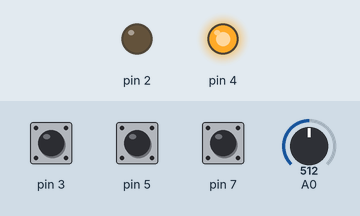
A sketch run on a simulated Arduino Uno, built with avr-gcc and run on an emulated ATmega328P. Shown: output pins drawn as LEDs (lit = HIGH). The test bench sets the inputs (shaded band); at power-on: pin 7 HIGH, pin 3 HIGH, pin 5 HIGH, A0 = 512.

Above: at 1.2 s.
1.3 s: pin 7 pulled LOW for 0.15 s
At 1.47 s:
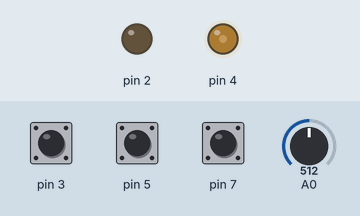
3.0 s: pin 7 pulled LOW for 1 s
At 3.8 s:
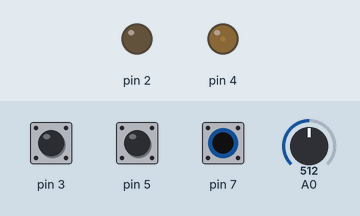
5.5 s: pin 7 pulled LOW for 3.2 s
At 10.0 s:
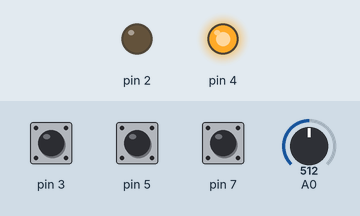
Timing chart, 0 to 11.5 s (numbered marks = the images above; inputs shaded):
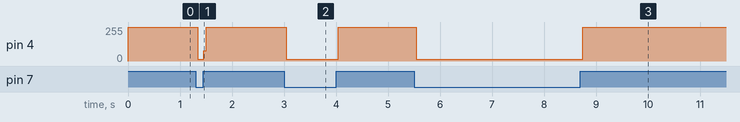

Measured:
- after the input at 1.3 s, pin 4: 255/255 → 14/255 at once, → 255/255 0.12 s later
- after the input at 3.0 s, pin 4: 255/255 → 14/255 at once, → 255/255 1.0 s later
- after the input at 5.5 s, pin 4: 255/255 → 14/255 at once, → 255/255 3.2 s later

The sketch:

Cam_bien_anh_sang_tu_dong_bat_tat_den.ino
```cpp
void setup(){
  pinMode(2, OUTPUT);
  pinMode(4, OUTPUT);
  pinMode(A0, INPUT);
  pinMode(3, INPUT);
  pinMode(5, INPUT_PULLUP);
  pinMode(7, INPUT_PULLUP);
  Serial.begin(9600);
  }

void loop(){
  int MUA = digitalRead(3);
  int ct1 = digitalRead(5);
  int ct2 = digitalRead(7);
  int DAD = analogRead(A0);
  if (MUA == 0 && DAD < 15){
    digitalWrite(2, HIGH);
    digitalWrite(4, LOW);
    if (ct1 == 0){
      digitalWrite(2, LOW);
      digitalWrite(4, LOW);
    }
  }
  else{
    digitalWrite(2, LOW);
    digitalWrite(4, HIGH);
    if (ct2 == 0){
      digitalWrite(2, LOW);
      digitalWrite(4, LOW);
    }
  }
}
```
